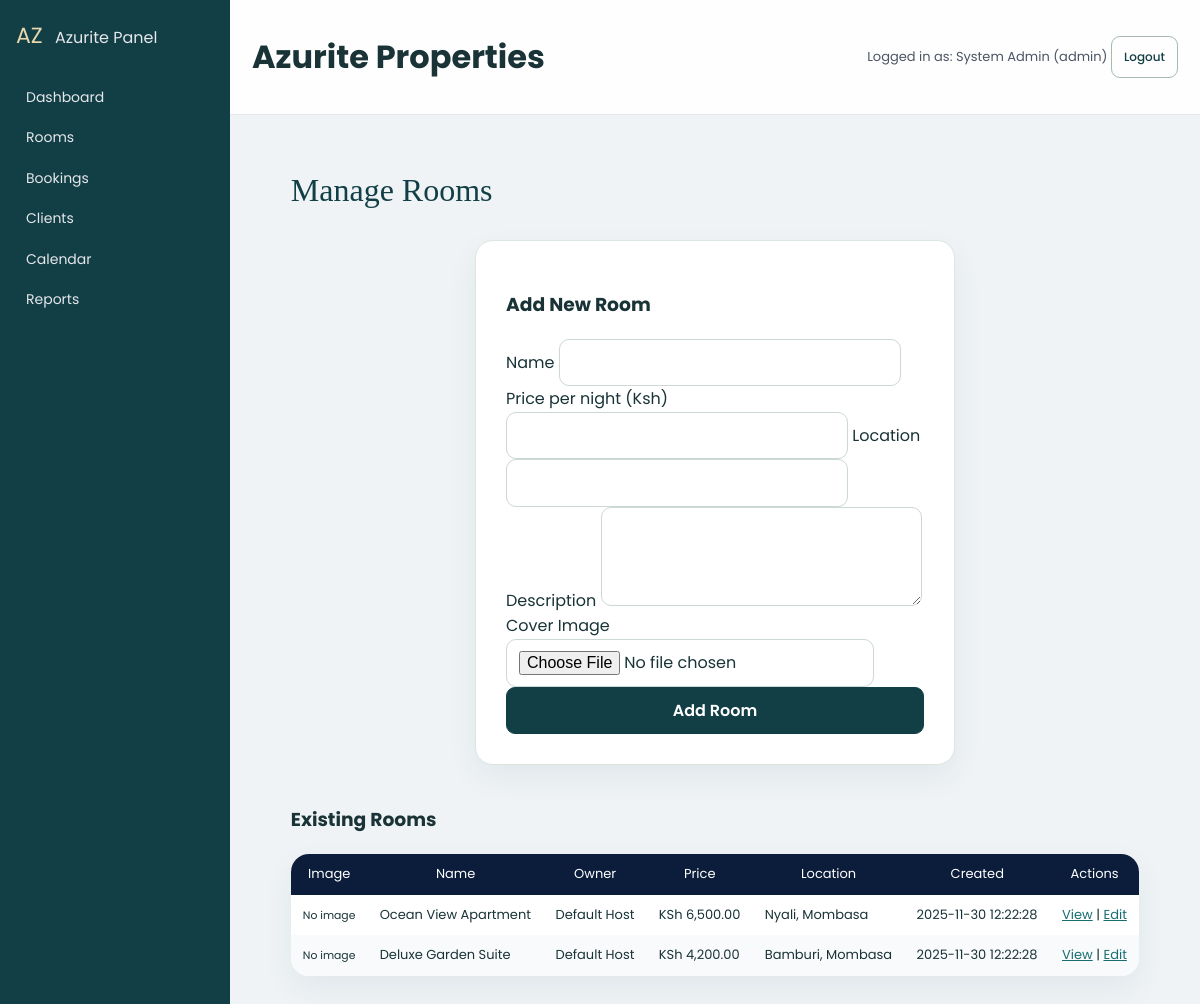
Screenshot of /public/admin/rooms.php (signed in) with the database file from the repository.
### tables this page shows
CREATE TABLE rooms (
  id INT AUTO_INCREMENT PRIMARY KEY,
  category_id INT NULL,
  owner_id INT NULL,
  name VARCHAR(150) NOT NULL,
  price_ksh DECIMAL(10,2) NOT NULL,
  cover_image VARCHAR(255),
  location_text VARCHAR(150),
  description TEXT,
  is_active TINYINT(1) NOT NULL DEFAULT 1,
  created_at DATETIME DEFAULT CURRENT_TIMESTAMP,
  FOREIGN KEY (category_id) REFERENCES room_categories(id),
  FOREIGN KEY (owner_id) REFERENCES users(id)
);

CREATE TABLE users (
  id INT AUTO_INCREMENT PRIMARY KEY,
  full_name VARCHAR(150) NOT NULL,
  username VARCHAR(80) NOT NULL UNIQUE,
  email VARCHAR(150) NOT NULL UNIQUE,
  phone VARCHAR(30),
  password_md5 VARCHAR(255) NOT NULL,
  role ENUM('admin','host','tenant') NOT NULL DEFAULT 'tenant',
  id_card_path VARCHAR(255),
  avatar_path VARCHAR(255),
  is_active TINYINT(1) NOT NULL DEFAULT 1,
  created_at DATETIME DEFAULT CURRENT_TIMESTAMP
);

### includes/helpers.php (called while the page is built, shortened)
<?php
function e($str) {
    return htmlspecialchars((string)($str ?? ''), ENT_QUOTES | ENT_SUBSTITUTE, 'UTF-8');
}
function format_ksh($amount) {
    return 'KSh ' . number_format((float)$amount, 2);
}

### public/admin/rooms.php (the view, shortened to what this page needs)
<?php
require_once __DIR__ . '/../../includes/db.php';
require_once __DIR__ . '/../../includes/helpers.php';
$rooms = $pdo->query("
    SELECT r.*, u.full_name AS owner_name
    FROM rooms r
    LEFT JOIN users u ON u.id = r.owner_id
    ORDER BY r.created_at DESC
")->fetchAll(PDO::FETCH_ASSOC);
include __DIR__ . '/../../includes/admin_header.php';
?>
<div class="section-heading"><h2>Manage Rooms</h2></div>
<div class="form-card">
  <h3>Add New Room</h3>
  <form method="POST" enctype="multipart/form-data">
    <label>Name</label>
    <input type="text" name="name" required>
    <label>Price per night (Ksh)</label>
    <input type="number" name="price" required>
    <label>Location</label>
    <input type="text" name="location">
    <label>Description</label>
    <textarea name="description" rows="3"></textarea>
    <label>Cover Image</label>
    <input type="file" name="cover">
    <button class="btn-primary" style="width:100%;">Add Room</button>
  </form>
</div>
<h3 style="margin-top:30px;">Existing Rooms</h3>
<table class="table">
  <thead>
    <tr>
      <th>Image</th>
      <th>Name</th>
      <th>Owner</th>
      <th>Price</th>
      <th>Location</th>
      <th>Created</th>
      <th>Actions</th>
    </tr>
  </thead>
  <tbody>
  <?php foreach ($rooms as $r): ?>
    <tr>
      <td>
        <?php if ($r['cover_image']): ?>
          <img src="../uploads/room_photos/<?php echo e($r['cover_image']); ?>" width="70" style="border-radius:10px;">
        <?php else: ?>
          <small>No image</small>
        <?php endif; ?>
      </td>
      <td><?php echo e($r['name']); ?></td>
      <td><?php echo e($r['owner_name'] ?: '—'); ?></td>
      <td><?php echo format_ksh($r['price_ksh']); ?></td>
      <td><?php echo e($r['location_text']); ?></td>
      <td><?php echo e($r['created_at']); ?></td>
      <td>
        <a href="room_view.php?id=<?php echo (int)$r['id']; ?>">View</a> |
        <a href="room_edit.php?id=<?php echo (int)$r['id']; ?>">Edit</a>
      </td>
    </tr>
  <?php endforeach; ?>
  </tbody>
</table>
<?php include __DIR__ . '/../../includes/admin_footer.php'; ?>

### public/assets/css/style.css (style rules this page uses)
body { font-family: "Poppins", sans-serif !important; color: #444444; width: 100%; height: calc(100%); overflow-x: hidden; background: #eff3f6 !important; }
a { color: #1977cc; }
.btn-primary { background-color: #1e245a; border: 1px solid #1e245a; color: #ffffff; }
th { font-weight: 400 !important; }

### public/assets/css/modern.css (style rules this page uses)
:root { --az-primary:#0B1D3A; --az-primary-soft:#1C6DD0; --az-bg:#f5f7fb; --az-card-bg:#ffffff; --az-muted:#6b7280; --az-radius:18px; --az-shadow:0 18px 40px rgba(15,23,42,.18); }
body { font-family:'Poppins',system-ui,-apple-system,Segoe UI,Roboto,sans-serif; background:linear-gradient(135deg,#f5f7fb,#ecf2ff); color:#111827; }
.btn-primary { display:inline-flex; align-items:center; justify-content:center; padding:10px 20px; border-radius:999px; border:none; background:linear-gradient(135deg,#1C6DD0,#0B1D3A); color:#ffffff; font-weight:600; box-shadow:var(--az-shadow); cursor:pointer; text-decoration:none; }
.section-heading { display:flex; justify-content:space-between; align-items:center; margin:24px 0 14px; }
.section-heading h2 { margin:0; font-size:22px; }
.form-card { max-width:480px; margin:24px auto 40px; padding:22px 22px 26px; border-radius:22px; background:rgba(255,255,255,.96); box-shadow:var(--az-shadow); }
.table { width:100%; border-collapse:separate; border-spacing:0; margin:16px 0 32px; border-radius:18px; overflow:hidden; box-shadow:var(--az-shadow); background:#fff; }
.table th, .table td { padding:10px 12px; font-size:13px; }
.table thead { background:#0B1D3A; color:#fff; }
.table tbody tr:nth-child(even) { background:#f9fafb; }
.admin-body { background:linear-gradient(135deg,#e5ecff,#f8fafc); }

### public/assets/css/polish.css (style rules this page uses)
:root { --az-primary:#123f46; --az-primary-soft:#1d7377; --az-bg:#f7f8f4; --az-muted:#637373; --az-shadow:0 12px 30px #163b4010 }
* { box-sizing:border-box }
body { margin:0; background:#f7f8f4; color:#193337; font-family:Inter,Segoe UI,system-ui,sans-serif; line-height:1.6 }
a { color:#176d70 }
button,input,select,textarea { font:inherit }
input:not([type=checkbox]):not([type=hidden]),select,textarea { max-width:100%; min-height:44px; border:1px solid #cbd8d4; border-radius:10px; padding:10px 12px; background:#fff }
button,.btn-primary,.btn-outline { min-height:42px }
button { cursor:pointer }
.btn-primary,.search-btn { background:#123f46; color:white; border:1px solid #123f46; border-radius:9px; box-shadow:none }
.section-heading { margin:32px 0 22px }
.section-heading h2 { font-family:Georgia,serif; font-size:32px; font-weight:500; color:#123f46 }
.form-card { border:1px solid #dce6df; border-radius:18px; box-shadow:var(--az-shadow); padding:30px; background:#fff }
table { max-width:100% }
.admin-body { background:#f7f8f4 }

### rows the page displays
rooms: shows "No image", name "Ocean View Apartment", owner.full_name "Default Host", price_ksh "KSh 6,500.00", location_text "Nyali, Mombasa", created_at "2025-11-30 12:22:28"
rooms: shows "No image", name "Deluxe Garden Suite", owner.full_name "Default Host", price_ksh "KSh 4,200.00", location_text "Bamburi, Mombasa", created_at "2025-11-30 12:22:28"

### other values shown
$admin['full_name'] "System Admin"
$admin['role'] "admin"
